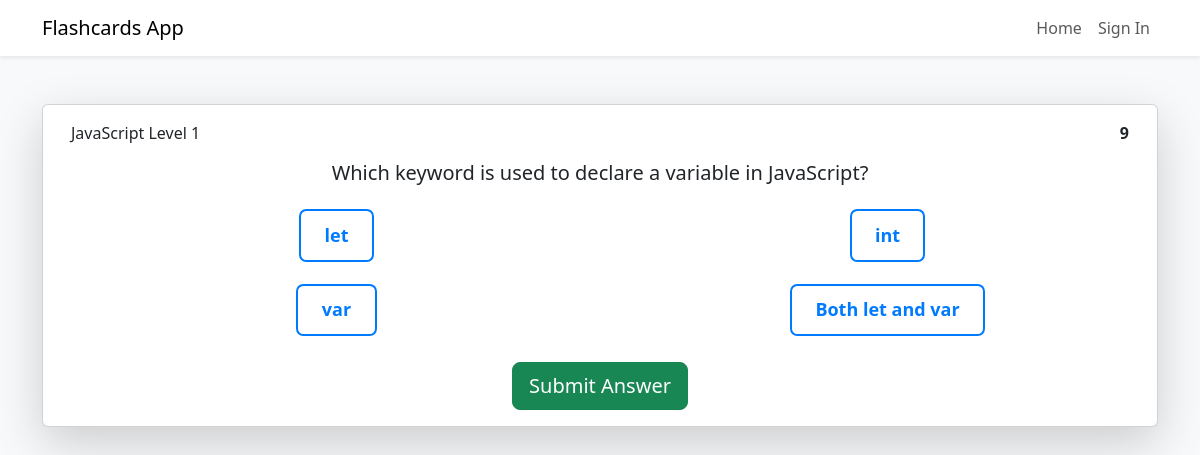
Screenshot of /js/ with the database file from the repository.
### game/models.py (models this page shows, shortened)
class Project(models.Model):
    CATEGORY_CHOICES = [
        ('Flashcard', 'Flashcard'),
        ('JavaScript', 'JavaScript'),
        ('JavaScriptL_2', 'JavaScript_2'),
        ('Python', 'Python'),
        ('PythonL_2', 'PythonL_2'),
        ('SQL', 'SQL'),
        ('SQL_level_2', 'SQL_level_2'),
        ('Git', 'Git'),
        ('Git_level_2', 'Git_level_2'),
        ('Randon', 'Randon'),
        ('Exercises_Int', 'Exercises_Int'), # Nueva categoría añadida
    ]
    user = models.ForeignKey(User, on_delete=models.CASCADE)  # Relación con el modelo User
    question = models.TextField(null=False)
    choice_1 = models.TextField(blank=True, null=True)
    choice_2 = models.TextField(blank=True, null=True)
    choice_3 = models.TextField(blank=True, null=True)
    choice_4 = models.TextField(blank=True, null=True)
    correct_answer = models.TextField()
    category = models.CharField(
        max_length=50,
        choices=CATEGORY_CHOICES,
        default='JavaScript',
        help_text="Select the category for this question."
    )

### game/views.py (the view, shortened to what this page needs)
# urls.py: path('js/', views.js, name='js'),
def js(request):
    projects = Project.objects.filter(category='JavaScript').order_by('id')
    selected_answer = None
    is_correct = None
    error_message = None  # Variable para el mensaje de error
    current_question_index = int(request.POST.get('current_question_index', 0))
    if 'score' not in request.session:
        request.session['score'] = 0
    if 'incorrect_answers' not in request.session:
        request.session['incorrect_answers'] = []
    if 'total_selected_js_answers' not in request.session:
        request.session['total_selected_js_answers'] = 0  # Inicializar el contador
    total_selected_answers = request.session['total_selected_js_answers']  # Obtener el contador actual
    if current_question_index >= len(projects):
        return render(request, 'result.html', {
            'score': request.session['score'],
            'incorrect_answers': request.session['incorrect_answers'],
            'total_selected_js_answers': total_selected_answers  # Pasar el total de respuestas seleccionadas
        })
    current_project = projects[current_question_index]
    level = "JavaScript Level 1"
    remaining_questions = len(projects) - current_question_index - 1
    return render(request, 'project_list.html', {
        'project': current_project,
        'selected_answer': selected_answer,
        'is_correct': is_correct,
        'current_question_index': current_question_index,
        'error_message': error_message,  # Pasar el mensaje de error al template
        'total_selected_js_answers': total_selected_answers,  # Pasar el total de respuestas seleccionadas
        'level': level,  # Pasar el nivel al template
        'remaining_questions': remaining_questions,  # Pasar el número de preguntas restantes
    })

### game/templates/project_list.html (shortened to what this page needs)
{% extends "base.html" %}
{% block content %}
<div class="card shadow-lg">
    <div class="card-body">
        <div class="container">
            <div class="row">
                <div class="col-6 ">
                    <p>{{ level }}</p>
                </div>
                <div class="col-6 text-end">
                    <p><strong>{{ remaining_questions }}</strong></p>
                </div>
            </div>
        </div>
        <h1 class="fs-5 text-center">{{ project.question }}</h1>
        <form method="POST" class="mt-4">
            <div class="question-container">
            <div class="form-check">
                <label class="answer-option" for="choice1">
                    {{ project.choice_1 }}
                </label>
            </div>
            <div class="form-check">
                <label class="answer-option" for="choice2">
                    {{ project.choice_2 }}
                </label>
            </div>
            <div class="form-check">
                <label class="answer-option" for="choice3">
                    {{ project.choice_3 }}
                </label>
            </div>
            <div class="form-check">
                <label class="answer-option" for="choice4">
                    {{ project.choice_4 }}
                </label>
            </div>
            </div>
            <div class="text-center mt-4">
                <button type="submit" class="btn btn-success btn-lg">
                    Submit Answer
                </button>
            </div>
        </form>
    </div>
</div>
{% endblock %}

### game/static/css/styles.css (style rules this page uses)
.question-container { display: grid; grid-template-columns: repeat(2, 1fr); gap: 20px; justify-items: center; margin-top: 20px; }
.answer-option { background-color: white; border: 2px solid #007bff; color: #007bff; padding: 0.6em 1.3em; font-weight: 900; font-size: 18px; text-align: center; display: inline-block; transition: background-color 0.3s, color 0.3s; cursor: pointer; border-radius: 0.4em; width: 100%; }

### rows the page displays
Project: question "Which keyword is used to declare a variable in JavaScript?", choice_1 "let", choice_2 "int", choice_3 "var", choice_4 "Both let and var"

### other values shown
{{ level }} "JavaScript Level 1"
{{ remaining_questions }} "9"
